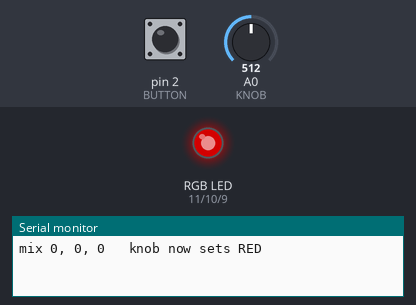
A sketch run on a simulated Arduino Uno, built with avr-gcc and run on an emulated ATmega328P. On the bench: an RGB LED mixed from three pins (HIGH = lit), the last lines printed to the serial monitor. The inputs (shaded band) are chosen by the test bench; at power-on: pin 2 (BUTTON) HIGH, A0 (KNOB) = 512. Dim RGB values are drawn brighter than linear.

Above: at 1.2 s.
1.3 s: pin 2 (BUTTON) pulled LOW for 0.15 s
At 2.5 s:
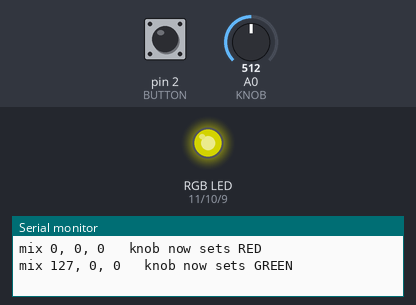
2.9 s: A0 (KNOB) set to 716
At 3.7 s:
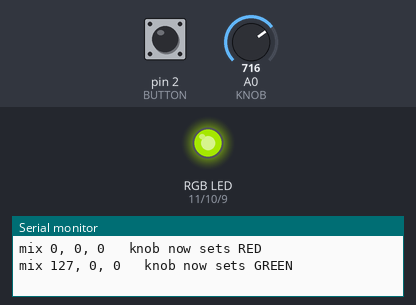
4.4 s: pin 2 (BUTTON) pulled LOW for 1 s
At 5.8 s:
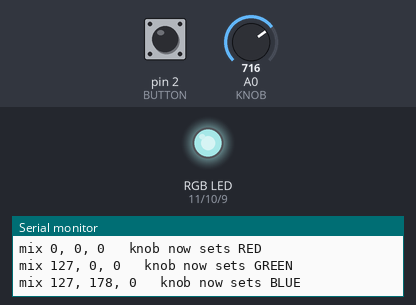
6.9 s: A0 (KNOB) set to 900
At 7.9 s:
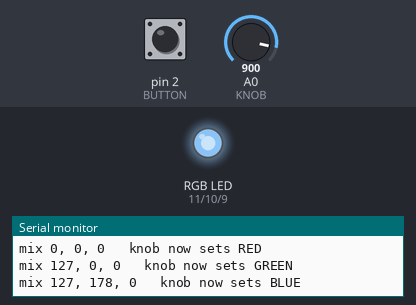
8.4 s: pin 2 (BUTTON) pulled LOW for 0.15 s
At 8.8 s:
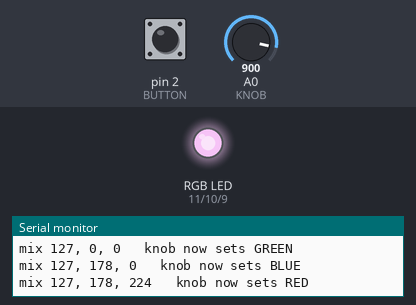
10.0 s: A0 (KNOB) set to 122
At 11.1 s:
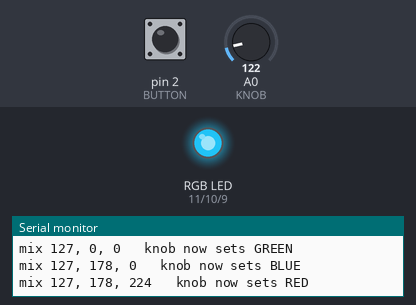
Timing chart, 0 to 12.5 s (numbered marks = the images above; inputs shaded):
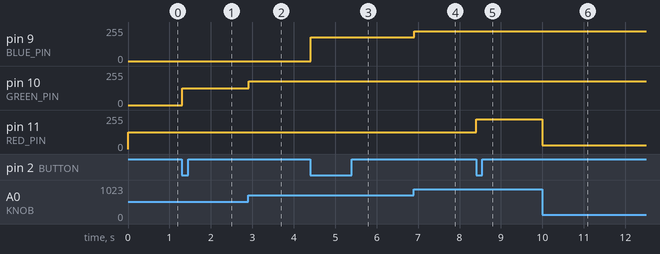

Measured:
- after the input at 1.3 s, pin 10 (GREEN_PIN): 0/255 → 127/255 at once
- after the input at 2.9 s, pin 10 (GREEN_PIN): 127/255 → 178/255 at once
- after the input at 4.4 s, pin 9 (BLUE_PIN): 0/255 → 178/255 at once
- after the input at 6.9 s, pin 9 (BLUE_PIN): 178/255 → 224/255 at once
- after the input at 8.4 s, pin 11 (RED_PIN): 127/255 → 224/255 at once
- after the input at 10.0 s, pin 11 (RED_PIN): 224/255 → 30/255 at once

The sketch:

p025-pot-rgb-mixer.ino
```cpp
// Project 25: Pot RGB Mixer
// One knob mixes three colors. The knob sets one color at a
// time. Press the button to move on to the next color.

const int KNOB = A0;
const int BUTTON = 2;
const int RED_PIN = 11;
const int GREEN_PIN = 10;
const int BLUE_PIN = 9;

int red = 0;                  // the mix so far
int green = 0;
int blue = 0;

int selected = 0;             // 0 red, 1 green, 2 blue
bool wasPressed = false;

void setColor(int r, int g, int b) {
  analogWrite(RED_PIN, r);
  analogWrite(GREEN_PIN, g);
  analogWrite(BLUE_PIN, b);
}

// Print the mix and which color the knob has now.
void report() {
  Serial.print("mix ");
  Serial.print(red);
  Serial.print(", ");
  Serial.print(green);
  Serial.print(", ");
  Serial.print(blue);
  Serial.print("   knob now sets ");
  if (selected == 0) {
    Serial.println("RED");
  } else if (selected == 1) {
    Serial.println("GREEN");
  } else {
    Serial.println("BLUE");
  }
}

void setup() {
  pinMode(RED_PIN, OUTPUT);
  pinMode(GREEN_PIN, OUTPUT);
  pinMode(BLUE_PIN, OUTPUT);
  pinMode(BUTTON, INPUT_PULLUP);
  Serial.begin(9600);
  report();
}

void loop() {
  // Read the inputs.
  int raw = analogRead(KNOB);
  bool pressed = (digitalRead(BUTTON) == LOW);

  // Solve: a new press moves the knob to the next color.
  if (pressed && !wasPressed) {
    selected = (selected + 1) % 3;
    report();
  }
  wasPressed = pressed;

  // Solve: the knob sets the selected color only.
  int level = map(raw, 0, 1023, 0, 255);
  if (selected == 0) {
    red = level;
  } else if (selected == 1) {
    green = level;
  } else {
    blue = level;
  }

  // Write the outputs.
  setColor(red, green, blue);
  delay(20);
}
```
